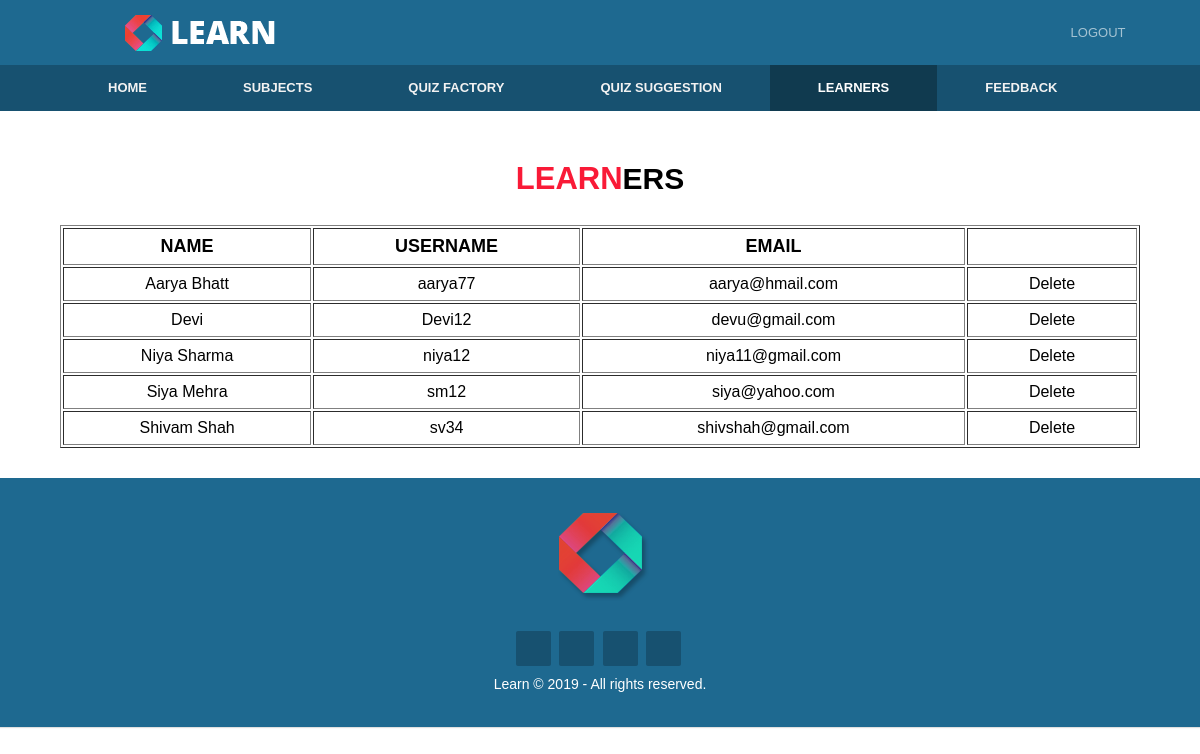
Page /admin/user.php (signed in) on the committed database.
### tables this page shows
CREATE TABLE `registration` (
  `id` int(11) NOT NULL,
  `name` varchar(30) NOT NULL,
  `username` varchar(30) NOT NULL,
  `email` varchar(30) NOT NULL,
  `password` varchar(255) NOT NULL
);

### admin/user.php (the view, shortened to what this page needs)
<?php
  	include_once("header.php");
  	include_once("config.php");
  	if(!isset($_SESSION['admin']))
	{
		header("location:login.php");
	}
	else
	{
		$qry="select * from registration";
		$result=mysqli_query($conn,$qry);
		if(mysqli_num_rows($result)>0)
		{
?>
<section class="datatable">
<div class="container">
    <h1><span class="highlight">LEARN</span>ERS</h1><br>
    <table border="1"width="100%">
    	<tr>
    		<th>NAME</th>
    		<th>USERNAME</th>
    		<th>EMAIL</th>
    		<th></th>
    		</tr>
    	<?php
    		while($row=mysqli_fetch_assoc($result))
    		{
    	?>
    	<tr>
    		<td><?php echo $row["name"] ?></td>
    		<td><?php echo $row["username"] ?></td>
    		<td><?php echo $row["email"]; ?></td>
    		<td width="170px">
    		<a href="deleteuser.php?username=<?php echo $row['username'];?>" onClick="return  confirm('Do you want to Delete Y/N')">Delete</a></td>
    	</tr>
    	<?php
    		}
		}
		else
	    {
	    	echo "<script>alert('Can't Load Subjects')</script>";
	    }
	} ?>
    </table>
</div>
</section>
<?php
  include_once("footer.php");
?>

### css/style.css (style rules this page uses)
* { box-sizing: border-box; margin: 0; padding: 0; }
body { font-family: Arial, Helvetica, sans-serif; font-size: 15px; line-height: 1.5; }
.container { width: 90%; margin: auto; overflow: hidden; }
h1 .highlight { font-size: 31px; color: #f91a37; font-weight: bold; }
h1 { font-size: 30px; text-align: center; margin-top: 15px; }
.datatable { margin-top: 30px; padding-bottom: 30px; text-align: center; }
.datatable h1 { text-align: center; }
table tr th { border-collapse: collapse; padding: 4px; font-size: 18px; }
table tr td { text-align: center; padding: 4px; font-size: 16px; }
table tr td a { color: black; text-decoration-line: none; }

### rows in the picture
registration: name "Aarya Bhatt", username "aarya77", email "aarya@hmail.com"
registration: name "Devi", username "Devi12", email "devu@gmail.com"
registration: name "Niya Sharma", username "niya12", email "niya11@gmail.com"
registration: name "Siya Mehra", username "sm12", email "siya@yahoo.com"
registration: name "Shivam Shah", username "sv34", email "shivshah@gmail.com"
